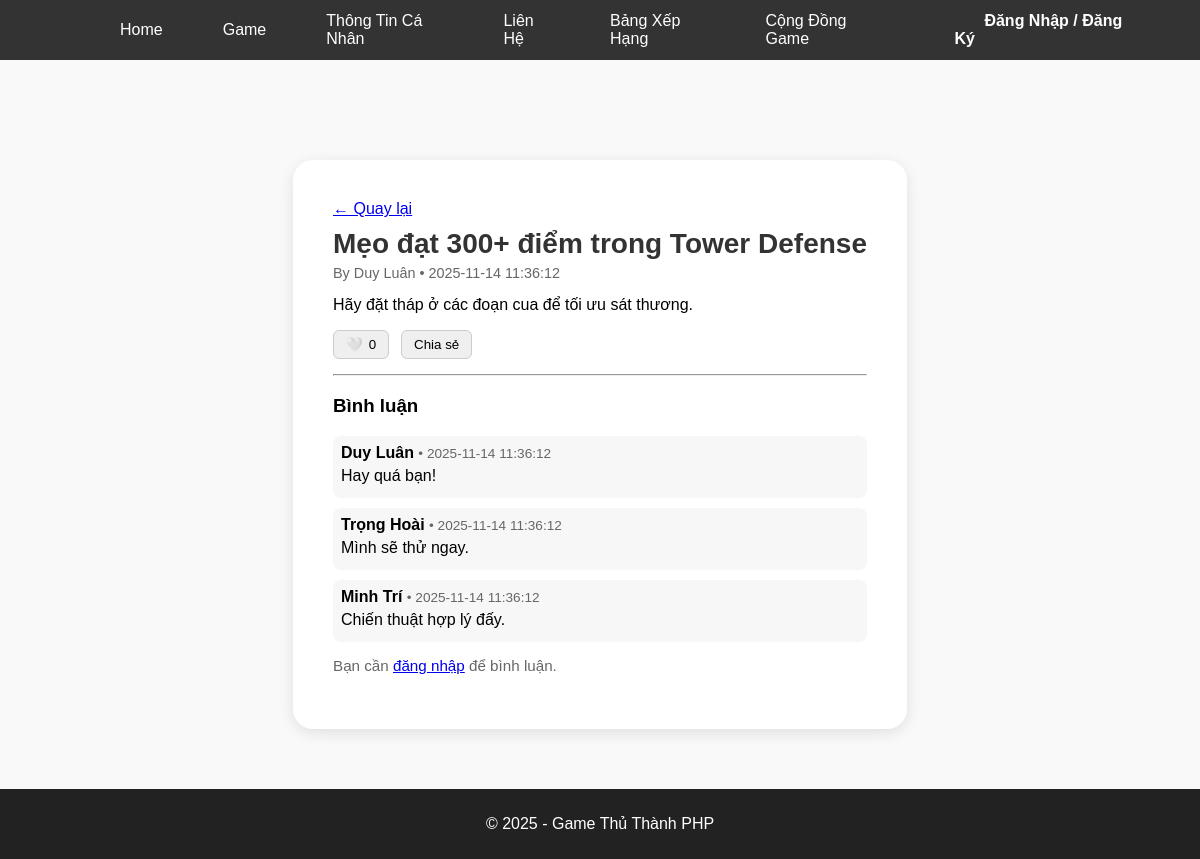
Page /forum_view.php?id=1 on the committed database.
### tables this page shows
CREATE TABLE IF NOT EXISTS posts (
  id INT AUTO_INCREMENT PRIMARY KEY,
  user_id INT NOT NULL,
  title VARCHAR(200) NOT NULL,
  content TEXT,
  screenshot_url VARCHAR(255),
  created_at TIMESTAMP DEFAULT CURRENT_TIMESTAMP,
  FOREIGN KEY (user_id) REFERENCES users(id) ON DELETE CASCADE
);

CREATE TABLE users (
  id INT AUTO_INCREMENT PRIMARY KEY,
  name VARCHAR(100),
  email VARCHAR(100) UNIQUE,
  password VARCHAR(255)
);

CREATE TABLE IF NOT EXISTS comments (
  id INT AUTO_INCREMENT PRIMARY KEY,
  post_id INT NOT NULL,
  user_id INT NOT NULL,
  content TEXT NOT NULL,
  created_at TIMESTAMP DEFAULT CURRENT_TIMESTAMP,
  FOREIGN KEY (post_id) REFERENCES posts(id) ON DELETE CASCADE,
  FOREIGN KEY (user_id) REFERENCES users(id) ON DELETE CASCADE
);

### forum_view.php (the view, shortened to what this page needs)
<?php
require_once 'db/connect.php';
include 'includes/header.php';
$post_id = (int)($_GET['id'] ?? 0);
$sql = "SELECT p.*, u.name AS author FROM posts p
        JOIN users u ON u.id = p.user_id WHERE p.id = ?";
$stmt = $conn->prepare($sql);
$stmt->bind_param("i", $post_id);
$stmt->execute();
$post = $stmt->get_result()->fetch_assoc();
$resLike = $conn->query("SELECT COUNT(*) AS total FROM post_likes WHERE post_id = $post_id");
$totalLikes = $resLike->fetch_assoc()['total'] ?? 0;
$userLiked = false;
$sqlC = "SELECT c.*, u.name AS author
         FROM comments c JOIN users u ON u.id = c.user_id
         WHERE c.post_id = ? ORDER BY c.created_at ASC";
$stmtC2 = $conn->prepare($sqlC);
$stmtC2->bind_param("i", $post_id);
$stmtC2->execute();
$comments = $stmtC2->get_result();
?>
<div class="profile-container" style="max-width:800px; text-align:left">
  <a href="forum_list.php">&larr; Quay lại</a>
  <h2 style="margin-top:10px; margin-bottom:5px;"><?= htmlspecialchars($post['title']) ?></h2>
  <div class="muted" style="font-size:0.9em;">
    By <?= htmlspecialchars($post['author']) ?> • <?= $post['created_at'] ?>
  </div>
  <p style="margin-top:15px;">
    <?= htmlspecialchars($post['content']) ?>
  </p>
  <div style="
    margin:15px 0;
    display:flex;
    align-items:center;
    gap:12px;
    flex-wrap:wrap;
  ">
      <button id="likeBtn"
          style="padding:6px 12px;border-radius:6px;border:1px solid #ccc;cursor:pointer;display:flex;align-items:center;gap:6px;">
          <?= $userLiked ? "❤️" : "🤍" ?>
          <span id="likeCount"><?= $totalLikes ?></span>
      </button>
      <button id="shareBtn"
          style="padding:6px 12px;border-radius:6px;border:1px solid #ccc;cursor:pointer;">
          Chia sẻ
      </button>
  </div>
  <hr>
  <h3>Bình luận</h3>
  <?php while ($c = $comments->fetch_assoc()): ?>
    <div style="margin-bottom:10px; padding:8px; border-radius:8px; background:#f7f7f7;">
        <strong><?= htmlspecialchars($c['author']) ?></strong>
        <span class="muted" style="font-size:0.85em;"> • <?= $c['created_at'] ?></span>
        <p style="margin:5px 0;">
          <?= htmlspecialchars($c['content']) ?>
        </p>
    </div>
  <?php endwhile; ?>
  <?php if (isset($_SESSION['user'])): ?>
    <form method="post" enctype="multipart/form-data" style="margin-top:15px;">
      <textarea name="content" rows="3"
                style="width:100%;padding:8px;border-radius:8px;border:1px solid #ccc;"
                placeholder="Viết bình luận..."></textarea>
      <input type="file" name="comment_image" accept="image/*" style="margin:10px 0;">
      <br>
      <button class="btn-send" type="submit" name="comment">Gửi bình luận</button>
    </form>
  <?php else: ?>
    <p class="muted">Bạn cần <a href="auth.php">đăng nhập</a> để bình luận.</p>
  <?php endif; ?>
</div>
<?php include 'includes/footer.php'; ?>

### assets/css/base.css (style rules this page uses)
body { font-family: Arial, sans-serif; background: #f9f9f9; margin: 0; padding: 0; display: grid; grid-template-rows: auto 1fr auto; min-height: 100vh; }
html, body { height: 100%; margin: 0; }

### assets/css/game.css (style rules this page uses)
.muted { color: #666; font-size: 0.95em; }

### assets/css/profile.css (style rules this page uses)
.profile-container { max-width: 600px; margin: 60px auto; text-align: center; background: #fff; border-radius: 20px; padding: 40px; box-shadow: 0 4px 15px rgba(0, 0, 0, 0.1); }
.profile-container h2 { font-size: 28px; color: #333; margin-bottom: 25px; }

### rows in the picture
posts: title "Mẹo đạt 300+ điểm trong Tower Defense", user.name "Duy Luân", created_at "2025-11-14 11:36:12", content "Hãy đặt tháp ở các đoạn cua để tối ưu sát thương."
comments: user.name "Duy Luân", created_at "2025-11-14 11:36:12", content "Hay quá bạn!"
comments: user.name "Trọng Hoài", created_at "2025-11-14 11:36:12", content "Mình sẽ thử ngay."
comments: user.name "Minh Trí", created_at "2025-11-14 11:36:12", content "Chiến thuật hợp lý đấy."

### other values in the picture
$totalLikes "0"
